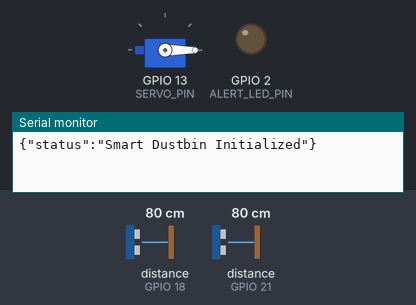
The sketch below on a simulated ESP32. Parts: servo, output pins drawn as LEDs (lit = HIGH), the last lines printed to the serial monitor. Wiring (inferred from the names in the program): 2 × ultrasonic range finder: trigger GPIO 5, echo GPIO 18 / trigger GPIO 19, echo GPIO 21. The test bench sets the inputs (shaded band); at power-on: distance to the obstacle (sensors on GPIO 18, GPIO 21) 80 cm. The echo pulse lasts 58.3 µs per cm; pins used as bus, display or sensor lines are not drawn.

Above: at 1.2 s.
1.3 s: distance to the obstacle (sensor on GPIO 18) set to 4 cm
At 3.46 s:
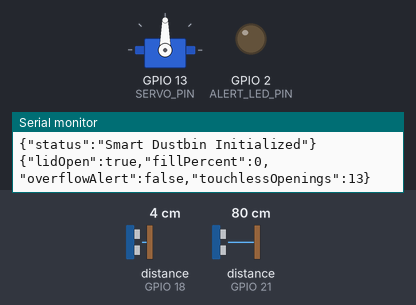
4.8 s: distance to the obstacle (sensor on GPIO 21) set to 8 cm
8.3 s: distance to the obstacle (sensor on GPIO 21) set to 5 cm
At 11.04 s:
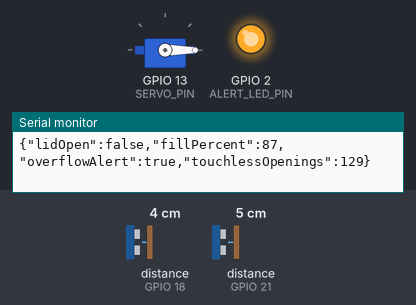
12.0 s: distance to the obstacle (sensor on GPIO 18) set to 9 cm
13.5 s: distance to the obstacle (sensor on GPIO 21) set to 9 cm
At 14.8 s:
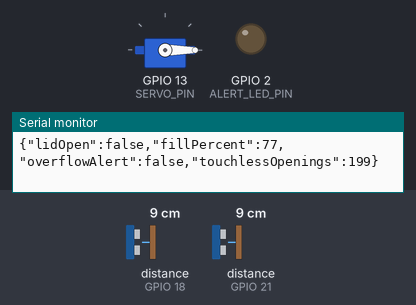
15.7 s: distance to the obstacle (sensor on GPIO 21) set to 2 cm
At 16.9 s:
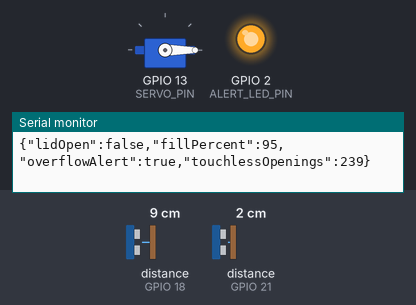
Timing chart, 0 to 18.7 s (numbered marks = the images above; inputs shaded):
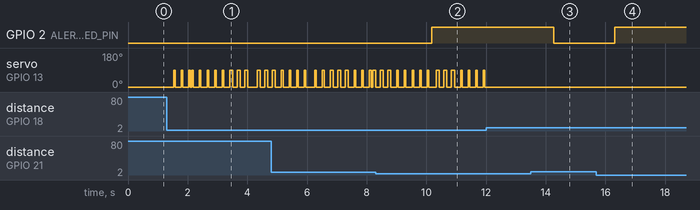

The sketch:

smart_dustbin.ino
```cpp
/*
 * Smart Dustbin - Embedded IoT & Automation Firmware
 * Compatible with ESP32 / Arduino boards
 *
 * Features:
 *  - Touchless lid opening using front HC-SR04 ultrasonic sensor + Servo motor
 *  - Internal fill-level measurement using top-mounted HC-SR04 ultrasonic sensor
 *  - Overflow alert LED when bin fill >= 85%
 *  - JSON telemetry output over Serial (115200 baud) for IoT dashboard integration
 */

#include <Arduino.h>
#if defined(ESP32)
  #include <ESP32Servo.h>
#else
  #include <Servo.h>
#endif

// --- Pin Definitions ---
const int TRIG_LID_PIN   = 5;   // Front sensor Trig (hand detection)
const int ECHO_LID_PIN   = 18;  // Front sensor Echo
const int TRIG_LVL_PIN   = 19;  // Internal sensor Trig (fill level)
const int ECHO_LVL_PIN   = 21;  // Internal sensor Echo
const int SERVO_PIN      = 13;  // Lid servo signal pin
const int ALERT_LED_PIN  = 2;   // Overflow indicator LED

// --- Configuration Constants ---
const float BIN_HEIGHT_CM       = 40.0;  // Total internal height of dustbin (cm)
const float HAND_THRESHOLD_CM   = 25.0;  // Trigger distance for touchless lid
const int   OVERFLOW_THRESHOLD  = 85;    // Percentage threshold for overflow alert
const int   LID_CLOSED_ANGLE    = 0;
const int   LID_OPEN_ANGLE      = 90;
const unsigned long LID_HOLD_MS = 3000;  // Keep lid open for 3 seconds
const unsigned long TELEMETRY_INTERVAL_MS = 2000;

Servo lidServo;
bool isLidOpen = false;
unsigned long lidOpenedAt = 0;
unsigned long lastTelemetryAt = 0;
unsigned long touchlessCount = 0;

float measureDistanceCm(int trigPin, int echoPin) {
  digitalWrite(trigPin, LOW);
  delayMicroseconds(2);
  digitalWrite(trigPin, HIGH);
  delayMicroseconds(10);
  digitalWrite(trigPin, LOW);

  long duration = pulseIn(echoPin, HIGH, 30000); // 30ms timeout
  if (duration == 0) {
    return -1.0; // Out of range / no echo
  }
  return (duration * 0.0343f) / 2.0f;
}

int calculateFillPercent(float distanceCm) {
  if (distanceCm < 0) return 0;
  float clamped = constrain(distanceCm, 0.0f, BIN_HEIGHT_CM);
  float fill = ((BIN_HEIGHT_CM - clamped) / BIN_HEIGHT_CM) * 100.0f;
  return constrain((int)round(fill), 0, 100);
}

void openLid() {
  if (!isLidOpen) {
    lidServo.write(LID_OPEN_ANGLE);
    isLidOpen = true;
    touchlessCount++;
  }
  lidOpenedAt = millis();
}

void closeLid() {
  if (isLidOpen) {
    lidServo.write(LID_CLOSED_ANGLE);
    isLidOpen = false;
  }
}

void setup() {
  Serial.begin(115200);

  pinMode(TRIG_LID_PIN, OUTPUT);
  pinMode(ECHO_LID_PIN, INPUT);
  pinMode(TRIG_LVL_PIN, OUTPUT);
  pinMode(ECHO_LVL_PIN, INPUT);
  pinMode(ALERT_LED_PIN, OUTPUT);

  lidServo.attach(SERVO_PIN);
  lidServo.write(LID_CLOSED_ANGLE);
  digitalWrite(ALERT_LED_PIN, LOW);

  Serial.println("{\"status\":\"Smart Dustbin Initialized\"}");
}

void loop() {
  unsigned long now = millis();

  // 1. Check front sensor for touchless lid activation
  float handDistance = measureDistanceCm(TRIG_LID_PIN, ECHO_LID_PIN);
  if (handDistance > 0 && handDistance <= HAND_THRESHOLD_CM) {
    openLid();
  }

  // 2. Automatically close lid after hold duration
  if (isLidOpen && (now - lidOpenedAt >= LID_HOLD_MS)) {
    closeLid();
  }

  // 3. Measure internal fill level & publish JSON telemetry
  if (now - lastTelemetryAt >= TELEMETRY_INTERVAL_MS) {
    lastTelemetryAt = now;

    // Only measure fill level when lid is closed for accurate reading
    int fillPercent = 0;
    if (!isLidOpen) {
      float wasteDistance = measureDistanceCm(TRIG_LVL_PIN, ECHO_LVL_PIN);
      fillPercent = calculateFillPercent(wasteDistance);
    }

    bool overflowAlert = (fillPercent >= OVERFLOW_THRESHOLD);
    digitalWrite(ALERT_LED_PIN, overflowAlert ? HIGH : LOW);

    Serial.print("{\"lidOpen\":");
    Serial.print(isLidOpen ? "true" : "false");
    Serial.print(",\"fillPercent\":");
    Serial.print(fillPercent);
    Serial.print(",\"overflowAlert\":");
    Serial.print(overflowAlert ? "true" : "false");
    Serial.print(",\"touchlessOpenings\":");
    Serial.print(touchlessCount);
    Serial.println("}");
  }

  delay(50);
}
```

Measured:
- the behaviour switches between 7 and 6 cm on distance to the obstacle (sensor on GPIO 21) (found by bisection; images 1 and 2)
- after the input at 8.3 s, GPIO 2 (ALERT_LED_PIN): LOW → HIGH after 1.9 s
- after the input at 12.0 s, servo on GPIO 13 (SERVO_PIN): stops changing and stays 0°
- after the input at 13.5 s, GPIO 2 (ALERT_LED_PIN): HIGH → LOW after 0.76 s
- after the input at 15.7 s, GPIO 2 (ALERT_LED_PIN): LOW → HIGH after 0.61 s
